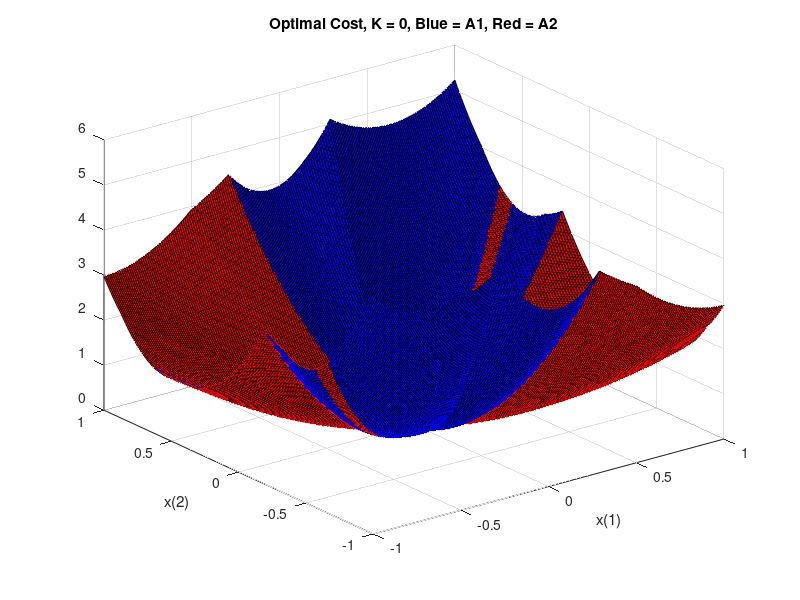
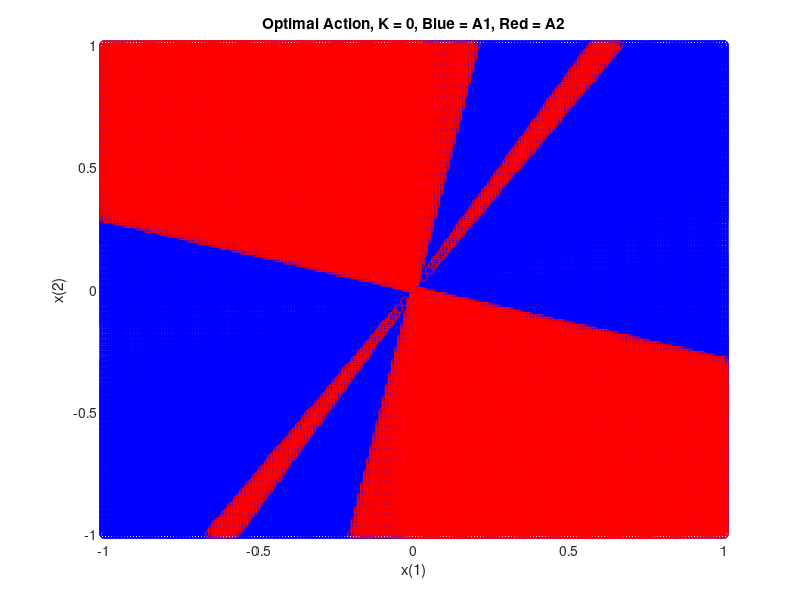

The MATLAB source for these figures, in order:
clear;
clf;
A1 = [0.5 -1; 1 0.5];
A2 = [1 0.5; 0.5 0.5];
actions = cell(2, 1);
actions{1, 1} = A1; actions{2, 1} = A2;

all_transtions = cell(16, 1);
all_costs = cell(16, 1);

k = 0;

Q = eye(2);
for a = 0:1 %k  = 0
    if k == 0
        transitionA = actions{a+1, 1};
    else
        transitionA = eye(2);
    end
    costA = Q;
    for b = 0:1 % k = 1
        if k <= 1
            transitionB = actions{b+1, 1} * transitionA;
        else
            transitionB = eye(2);
        end
        costB = transitionA' * Q * transitionA;
        for c = 0:1 % k = 2
            if k <= 2
                transitionC = actions{c+1, 1} * transitionB;
            else
                transitionC = eye(2);
            end
            costC = transitionB' * Q * transitionB;
            for d = 0:1 %k = 3
                transitionD = actions{d+1, 1} * transitionC;
                all_transitions{a * 8 + b * 4 + c * 2 + d+1, 1} = ...
                    transitionD; % cost here
                costD = transitionC' * Q * transitionC;
                costE = transitionD' * Q * transitionD;
                all_costs{a * 8 + b * 4 + c * 2 + d+1, 1} = ...
                    costA + costB + costC + costD + costE;
            end
        end
    end
end


x = -1:0.01:1;
y = -1:0.01:1;
J_xy = zeros(length(x), length(y));
C_xy = zeros(length(x), length(y), 3);
pi_xy = zeros(length(x), length(y));

bluex = [];
bluey = [];
redx = [];
redy = [];

for i = 1:length(x)
    for j = 1:length(y)
        best_val = 10^10;
        for func = 1:16
            eval = [x(i), y(j)] * all_costs{func, 1} * [x(i), y(j)]';
            if (eval < best_val)
                best_val = eval;
                val = mod(func, 16) < 8;
                pi_xy(i, j) = val;
                if val
                    bluex = [bluex, x(i)];
                    bluey = [bluey, y(j)];
                    C_xy(i, j, :) = [0, 0, 1];
                else
                    redx = [redx, x(i)];
                    redy = [redy, y(j)];
                    C_xy(i, j, :) = [1, 0, 0];
                end               
                J_xy(i, j) = best_val;
            end
        end
    end
end

% contour(x, y, J_xy);
% figure;
surf(x, y, J_xy, C_xy);
title('Optimal Cost, K = 0, Blue = A1, Red = A2'); 
xlabel('x(1)');
ylabel('x(2)');
figure;
scatter(bluex, bluey, 'b');
hold on; 
scatter(redx, redy, 'r');
title('Optimal Action, K = 0, Blue = A1, Red = A2'); 
xlabel('x(1)');
ylabel('x(2)');
